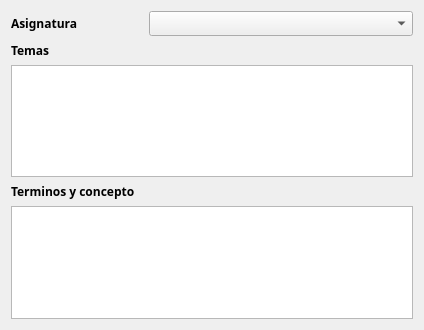
<?xml version="1.0" encoding="UTF-8"?>
<ui version="4.0">
 <class>listaForm</class>
 <widget class="QWidget" name="listaForm">
  <property name="geometry">
   <rect>
    <x>0</x>
    <y>0</y>
    <width>424</width>
    <height>330</height>
   </rect>
  </property>
  <property name="windowTitle">
   <string>Lista</string>
  </property>
  <layout class="QGridLayout" name="gridLayout">
   <item row="1" column="0" colspan="3">
    <layout class="QVBoxLayout" name="verticalLayout_2">
     <item>
      <widget class="QLabel" name="label_2">
       <property name="font">
        <font>
         <family>Sitka Small</family>
         <weight>75</weight>
         <italic>false</italic>
         <bold>true</bold>
        </font>
       </property>
       <property name="text">
        <string>Temas</string>
       </property>
      </widget>
     </item>
     <item>
      <widget class="QTableWidget" name="tblTemas">
       <property name="font">
        <font>
         <family>Segoe Print</family>
        </font>
       </property>
      </widget>
     </item>
    </layout>
   </item>
   <item row="2" column="0" colspan="3">
    <layout class="QVBoxLayout" name="verticalLayout">
     <item>
      <widget class="QLabel" name="label_3">
       <property name="font">
        <font>
         <family>Sitka Small</family>
         <weight>75</weight>
         <italic>false</italic>
         <bold>true</bold>
        </font>
       </property>
       <property name="text">
        <string>Terminos y concepto</string>
       </property>
      </widget>
     </item>
     <item>
      <widget class="QTableWidget" name="tblTerminos">
       <property name="font">
        <font>
         <family>Segoe Print</family>
        </font>
       </property>
      </widget>
     </item>
    </layout>
   </item>
   <item row="0" column="0">
    <widget class="QLabel" name="label">
     <property name="font">
      <font>
       <family>Sitka Small</family>
       <weight>75</weight>
       <italic>false</italic>
       <bold>true</bold>
      </font>
     </property>
     <property name="text">
      <string>Asignatura</string>
     </property>
    </widget>
   </item>
   <item row="0" column="1" colspan="2">
    <widget class="QComboBox" name="cmbAsignaturas">
     <property name="font">
      <font>
       <family>Artifakt Element</family>
       <weight>75</weight>
       <bold>true</bold>
      </font>
     </property>
    </widget>
   </item>
  </layout>
 </widget>
 <resources/>
 <connections/>
</ui>
